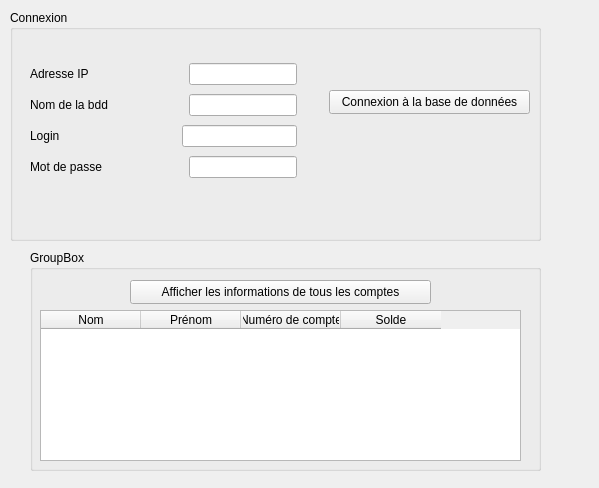
<?xml version="1.0" encoding="UTF-8"?>
<ui version="4.0">
 <class>Widget</class>
 <widget class="QWidget" name="Widget">
  <property name="geometry">
   <rect>
    <x>0</x>
    <y>0</y>
    <width>599</width>
    <height>488</height>
   </rect>
  </property>
  <property name="windowTitle">
   <string>Widget</string>
  </property>
  <widget class="QGroupBox" name="groupBoxConnexion">
   <property name="geometry">
    <rect>
     <x>10</x>
     <y>10</y>
     <width>531</width>
     <height>231</height>
    </rect>
   </property>
   <property name="title">
    <string>Connexion</string>
   </property>
   <widget class="QPushButton" name="pushButtonConnexionBDD">
    <property name="geometry">
     <rect>
      <x>319</x>
      <y>80</y>
      <width>201</width>
      <height>24</height>
     </rect>
    </property>
    <property name="text">
     <string>Connexion à la base de données</string>
    </property>
   </widget>
   <widget class="QWidget" name="layoutWidget">
    <property name="geometry">
     <rect>
      <x>20</x>
      <y>50</y>
      <width>267</width>
      <height>124</height>
     </rect>
    </property>
    <layout class="QVBoxLayout" name="verticalLayout">
     <item>
      <layout class="QHBoxLayout" name="horizontalLayout">
       <item>
        <widget class="QLabel" name="labelAdresseIP">
         <property name="text">
          <string>Adresse IP</string>
         </property>
        </widget>
       </item>
       <item>
        <spacer name="horizontalSpacer">
         <property name="orientation">
          <enum>Qt::Horizontal</enum>
         </property>
         <property name="sizeHint" stdset="0">
          <size>
           <width>40</width>
           <height>20</height>
          </size>
         </property>
        </spacer>
       </item>
       <item>
        <widget class="QLineEdit" name="lineEditAdresseIP"/>
       </item>
      </layout>
     </item>
     <item>
      <layout class="QHBoxLayout" name="horizontalLayout_2">
       <item>
        <widget class="QLabel" name="labelNomBDD">
         <property name="text">
          <string>Nom de la bdd</string>
         </property>
        </widget>
       </item>
       <item>
        <spacer name="horizontalSpacer_2">
         <property name="orientation">
          <enum>Qt::Horizontal</enum>
         </property>
         <property name="sizeHint" stdset="0">
          <size>
           <width>40</width>
           <height>20</height>
          </size>
         </property>
        </spacer>
       </item>
       <item>
        <widget class="QLineEdit" name="lineEditNomBdd"/>
       </item>
      </layout>
     </item>
     <item>
      <layout class="QHBoxLayout" name="horizontalLayout_3">
       <item>
        <widget class="QLabel" name="labelLogin">
         <property name="text">
          <string>Login</string>
         </property>
        </widget>
       </item>
       <item>
        <spacer name="horizontalSpacer_3">
         <property name="orientation">
          <enum>Qt::Horizontal</enum>
         </property>
         <property name="sizeHint" stdset="0">
          <size>
           <width>40</width>
           <height>20</height>
          </size>
         </property>
        </spacer>
       </item>
       <item>
        <widget class="QLineEdit" name="lineEditLogin"/>
       </item>
      </layout>
     </item>
     <item>
      <layout class="QHBoxLayout" name="horizontalLayout_4">
       <item>
        <widget class="QLabel" name="labelMDP">
         <property name="text">
          <string>Mot de passe</string>
         </property>
        </widget>
       </item>
       <item>
        <spacer name="horizontalSpacer_4">
         <property name="orientation">
          <enum>Qt::Horizontal</enum>
         </property>
         <property name="sizeHint" stdset="0">
          <size>
           <width>40</width>
           <height>20</height>
          </size>
         </property>
        </spacer>
       </item>
       <item>
        <widget class="QLineEdit" name="lineEditMDP"/>
       </item>
      </layout>
     </item>
    </layout>
   </widget>
  </widget>
  <widget class="QGroupBox" name="groupBoxInfos">
   <property name="geometry">
    <rect>
     <x>30</x>
     <y>250</y>
     <width>511</width>
     <height>221</height>
    </rect>
   </property>
   <property name="title">
    <string>GroupBox</string>
   </property>
   <widget class="QPushButton" name="pushButtonAfficheInfos">
    <property name="geometry">
     <rect>
      <x>100</x>
      <y>30</y>
      <width>301</width>
      <height>24</height>
     </rect>
    </property>
    <property name="text">
     <string>Afficher les informations de tous les comptes</string>
    </property>
   </widget>
   <widget class="QTableWidget" name="tableWidgetInfos">
    <property name="geometry">
     <rect>
      <x>10</x>
      <y>60</y>
      <width>481</width>
      <height>151</height>
     </rect>
    </property>
    <column>
     <property name="text">
      <string>Nom</string>
     </property>
    </column>
    <column>
     <property name="text">
      <string>Prénom</string>
     </property>
    </column>
    <column>
     <property name="text">
      <string>Numéro de compte</string>
     </property>
    </column>
    <column>
     <property name="text">
      <string>Solde</string>
     </property>
    </column>
   </widget>
  </widget>
 </widget>
 <resources/>
 <connections/>
</ui>
